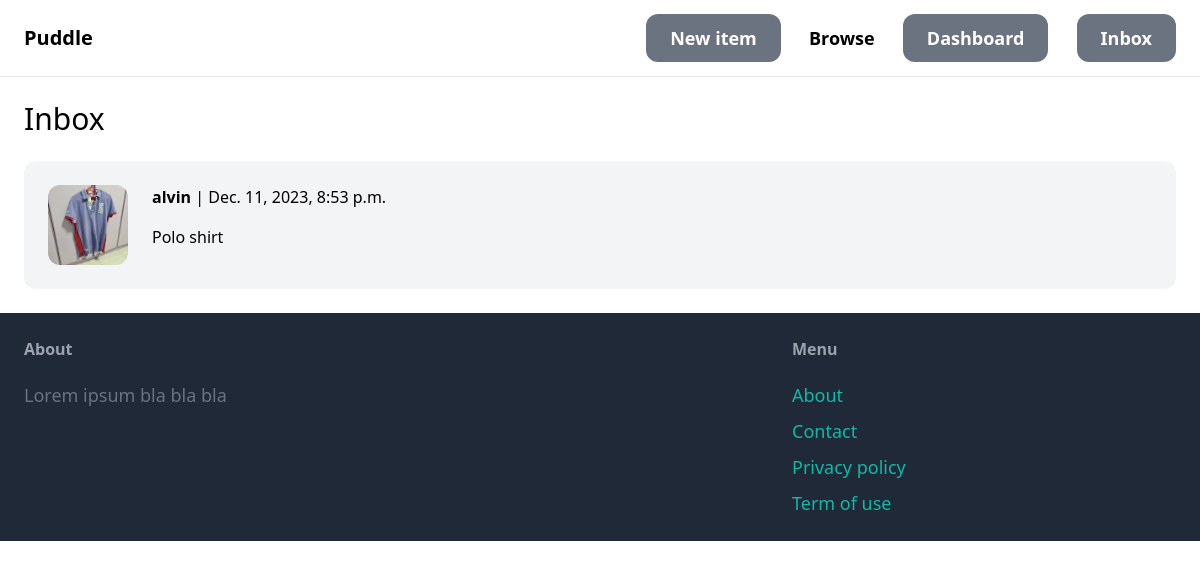
Before: /inbox/ (signed in) with the older database file.
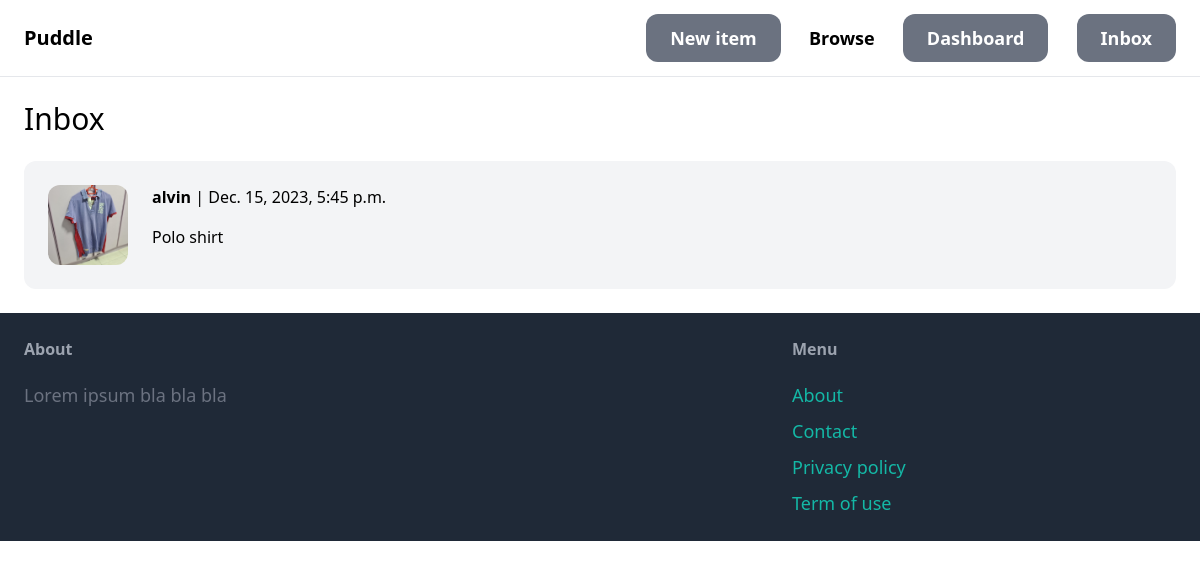
After: the same page with the newer database file.
### conversation/models.py (models this page shows)
class Conversation(models.Model):
    item = models.ForeignKey(
        Item, related_name="conversations", on_delete=models.CASCADE
    )
    members = models.ManyToManyField(User, related_name="conversations")
    created_at = models.DateTimeField(auto_now_add=True)
    modified_at = models.DateTimeField(auto_now=True)
    class Meta:
        ordering = ("-modified_at",)

### item/models.py (models this page shows, shortened)
class Item(models.Model):
    category = models.ForeignKey(
        Category, related_name="items", on_delete=models.CASCADE
    )
    name = models.CharField(max_length=255)
    description = models.TextField(blank=True, null=True)
    price = models.DecimalField(max_digits=10, decimal_places=2)
    image = models.ImageField(upload_to="item_images", blank=True, null=True)
    is_sold = models.BooleanField(default=False)
    created_by = models.ForeignKey(User, related_name="items", on_delete=models.CASCADE)
    created_on = models.DateTimeField(auto_now=True)

### conversation/views.py (the view)
# urls.py: path("", views.inbox, name="inbox"),
@login_required
def inbox(request):
    conversations = Conversation.objects.filter(members__in=[request.user.id])
    return render(request, "conversation/inbox.html", {"conversations": conversations})

### conversation/templates/conversation/inbox.html (shortened to what this page needs)
{% extends 'core/base.html' %}
{% block content %}
<h1 class="mb-6 text-3xl">Inbox</h1>
<div class="space-y-6">
    {% for conversation in conversations %}
        <a href="{% url 'conversation:detail' conversation.id %}">
            <div class="p-6 flex bg-gray-100 rounded-xl">
                <div class="pr-6">
                    <img src="{{ conversation.item.image.url }}" alt="" class="w-20 rounded-xl">
                </div>
                <div>
                    {% for member in conversation.members.all %}
                        {% if member != request.user %}
                            <p class="mb-4"><strong>{{ member.username }}</strong> | {{ conversation.modified_at }}</p>
                            <p>{{ conversation.item.name }}</p>
                        {% endif %}
                    {% endfor %}
                </div>
            </div>
        </a>
    {% endfor %}
</div>
{% endblock %}

### core/templates/core/base.html (shortened to what this page needs)
<!DOCTYPE html>
<html lang="en">
<head>
    <script src="https://cdn.tailwindcss.com"></script>
</head>
<body>
    <nav class='px-6 py-6 flex justify-between items-center border-b border-gray-200'>
        <a href="/" class="text-xl font-semibold">Puddle</a>
        <div class="space-x-6">
            <a href="{% url 'item:new' %}" class="px-6 py-3 text-lg font-semibold bg-gray-500 text-white rounded-xl hover:bg-gray-700">New item</a>
            <a href="{% url 'item:items' %}" class="text-lg font-semibold hover:text-gray-500">Browse</a>
            {% if request.user.is_authenticated %}
                <a href="{% url 'dashboard:index' %}" class="px-6 py-3 text-lg font-semibold bg-gray-500 text-white rounded-xl hover:bg-gray-700">Dashboard</a>
                <a href="{% url 'conversation:inbox' %}" class="px-6 py-3 text-lg font-semibold bg-gray-500 text-white rounded-xl hover:bg-gray-700">Inbox</a>
            {% else %}
                <a href="{% url 'core:signup' %}" class="px-6 py-3 text-lg font-semibold bg-teal-500 text-white rounded-xl hover:bg-teal-700">Sign up</a>
                <a href="{% url 'core:login' %}" class="px-6 py-3 text-lg font-semibold bg-gray-500 text-white rounded-xl hover:bg-gray-700">Log in</a>
            {% endif %}
        </div>
    </nav>
    <div class="px-6 py-6">
        {% block content %}
        {% endblock %}
    </div>
    <footer class="px-6 py-6 flex justify-between bg-gray-800">
        <div class="w-2/3 pr-10">
            <h3 class="mb-5 font-semibold text-gray-400">About</h3>
            <p class="text-lg text-gray-500">Lorem ipsum bla bla bla</p>
        </div>
        <div class="w-1/3">
            <h3 class="mb-5 font-semibold text-gray-400">Menu</h3>
                <ul class="space-y-2">
                    <li><a href="#" class="text-lg text-teal-500 hover:text-teal-700">About</a></li>
                    <li><a href="{% url 'core:contact' %}" class="text-lg text-teal-500 hover:text-teal-700">Contact</a></li>
                    <li><a href="#" class="text-lg text-teal-500 hover:text-teal-700">Privacy policy</a></li>
                    <li><a href="#" class="text-lg text-teal-500 hover:text-teal-700">Term of use</a></li>
                </ul>
        </div>
    </footer>
</body>
</html>

Changed rows visible on the page:
changed Conversation "Polo shirt": modified_at "Dec. 11, 2023, 8:53 p.m." → "Dec. 15, 2023, 5:45 p.m."
